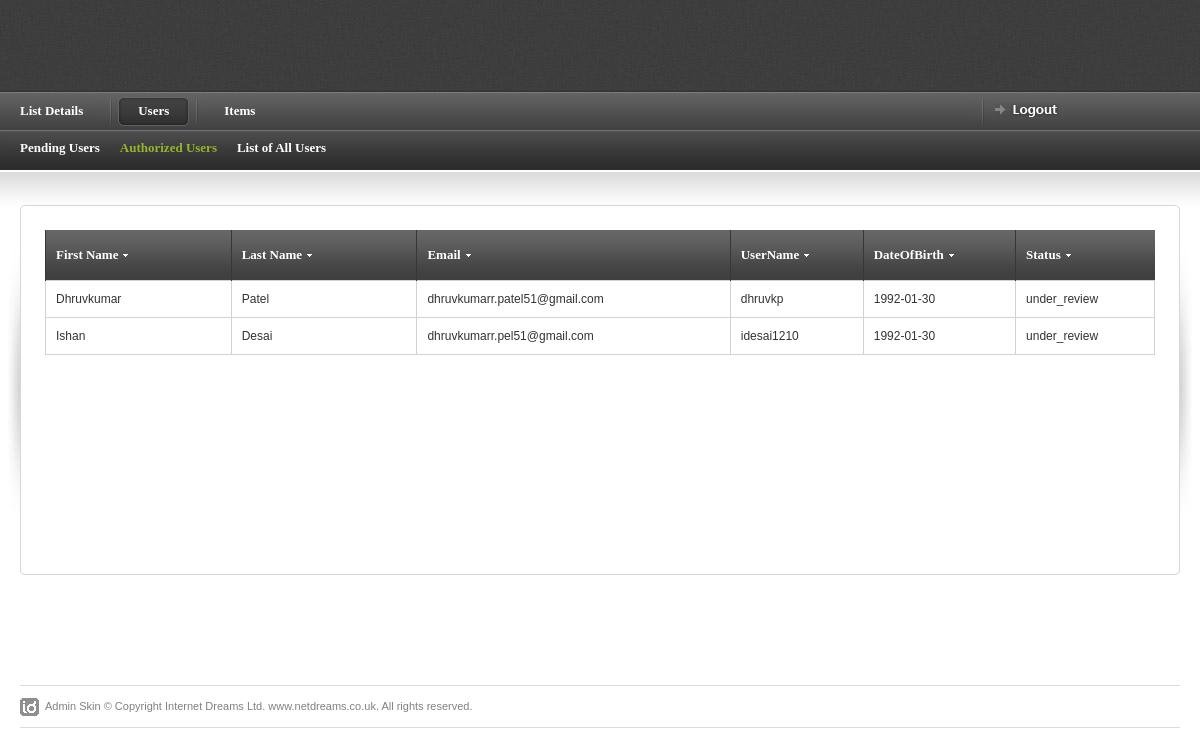
The app's page /Admin/display_all_users.php (signed in), older data.
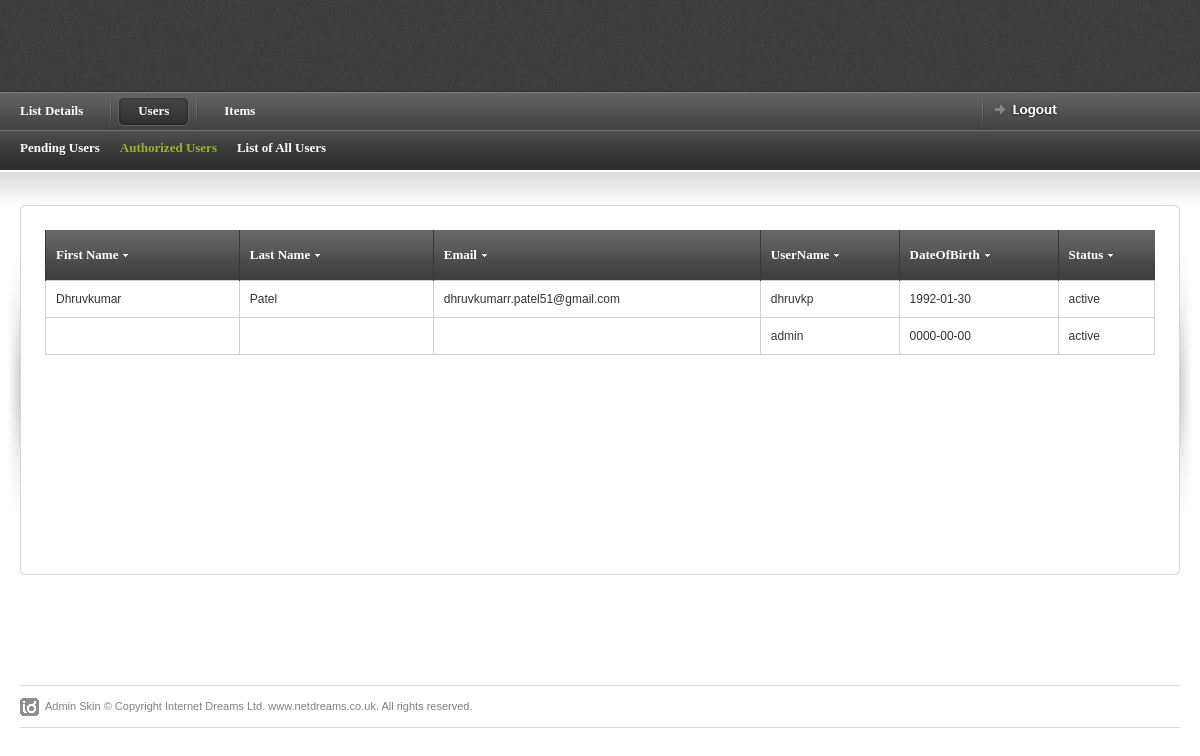
The same page, newer data.
### tables this page shows
CREATE TABLE `User` (
  `user_id` int(11) NOT NULL,
  `firstname` varchar(255) NOT NULL,
  `lastname` varchar(255) NOT NULL,
  `address1` varchar(1023) NOT NULL,
  `address2` varchar(1023) NOT NULL,
  `zipcode` varchar(10) NOT NULL,
  `gender` enum('Male','Female','Other','') NOT NULL,
  `contact_no` varchar(15) NOT NULL,
  `dob` date NOT NULL,
  `email` varchar(255) NOT NULL,
  `username` varchar(255) NOT NULL,
  `password_hash` varchar(255) NOT NULL,
  `status` enum('under_review','active','inactive','') NOT NULL
);

### Admin/connection.php (called while the page is built, shortened)
<?php
$db =null;
 function query($sql_query)
 {
 	global $db;
 	$res=$db->query($sql_query);
 	return $res;
 }
 ?>

### Admin/display_all_users.php (the view, shortened to what this page needs)
<?php
    if(!isset($_SESSION['userid']))
   {
    header("location:/bookexchange/login.php");
   }
   else
   {
    include 'header.php';
    include 'connection.php';
	$sql = "select firstname, lastname, email, username, dob , status from User;";
	$result = query($sql);
    }
?>
<div id="content-outer">
<div id="content">
	<table border="0" width="100%" cellpadding="0" cellspacing="0" id="content-table">
	<tr>
		<th rowspan="3" class="sized"><img src="images/shared/side_shadowleft.jpg" width="20" height="300" alt="" /></th>
		<th class="topleft"></th>
		<td id="tbl-border-top">&nbsp;</td>
		<th class="topright"></th>
		<th rowspan="3" class="sized"><img src="images/shared/side_shadowright.jpg" width="20" height="300" alt="" /></th>
	</tr>
	<tr>
		<td id="tbl-border-left"></td>
		<td>
		<div id="content-table-inner">
			<div id="table-content">
				<table border="0" width="100%" cellpadding="0" cellspacing="0" id="product-table">
				<tr>
					<th class="table-header-repeat line-left minwidth-1"><a href="">First Name</a>	</th>
					<th class="table-header-repeat line-left minwidth-1"><a href="">Last Name</a></th>
					<th class="table-header-repeat line-left"><a href="">Email</a></th>
					<th class="table-header-repeat line-left"><a href="">UserName</a></th>
					<th class="table-header-repeat line-left"><a href="">DateOfBirth</a></th>
					<th class="table-header-repeat line-left"><a href="">Status</a></th>
				</tr>
				<?php
				if($result->num_rows != 0){
				while($row = $result->fetch_assoc()) {
					echo "<tr>";
					echo"<td>".$row['firstname']."</td>";
					echo"<td>".$row['lastname']."</td>";
					echo"<td>".$row['email']."</td>";
					echo"<td>".$row['username']."</td>";
					echo"<td>".$row['dob']."</td>";
					echo"<td>".$row['status']."</td>";
					echo "</tr>";
				}
				}
				else
				{
					echo"<h1> No Users Found. </h1>";
				}?>
				</table>
			</div>
		</div>
		</td>
		<td id="tbl-border-right"></td>
	</tr>
	<tr>
		<th class="sized bottomleft"></th>
		<td id="tbl-border-bottom">&nbsp;</td>
		<th class="sized bottomright"></th>
	</tr>
	</table>
</div>
</div>
<?php
include 'footer.php';
?>

Row changes from the older to the newer data that the page shows:
changed user "Dhruvkumar": status "under_review" → "active"
changed user: username "idesai1210" → "admin"; dob "1992-01-30" → "0000-00-00"; status "under_review" → "active"; firstname "Ishan" → (not shown); lastname "Desai" → (not shown); email "dhruvkumarr.pel51@gmail.com" → (not shown)
